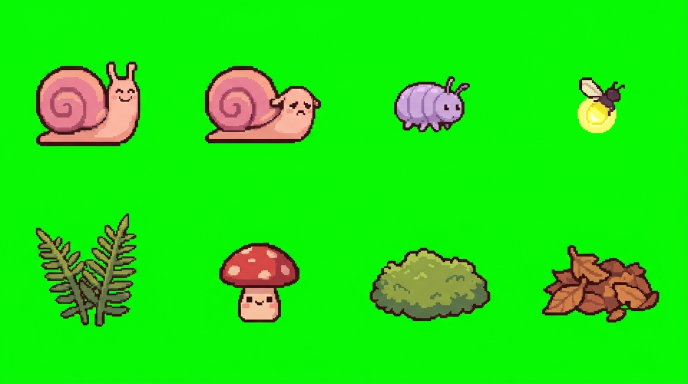
#> input picture art/flow/pixel/jgp-creatures-a.jpg, 1376 x 768 px, found by its file name (shown at 1/2 size)
$ python readme_art.py
#> lines starting #> are read from the running program, lines starting #| are printed output that depends on the picture; after the words box and inside, x2 and y2 are one past the last pixel; in counts of white or black regions, pixels touching at a corner belong together
# Images for README.md: pixel pipeline, cast sheet, neighbours, day/night. Whole-number scales only.
import shutil
import numpy as np
from PIL import Image, ImageDraw
PX = "assets/px/"; OUT = "docs/readme/"
CREAM, INK = (255, 248, 239), (107, 74, 58)
def sp(n, k):
    im = Image.open(PX + n + ".png").convert("RGBA"); return im.resize((im.width * k, im.height * k), Image.NEAREST)
def label(d, x, y, t, size=22, anchor="mt"): d.text((x, y), t, fill=INK, font_size=size, anchor=anchor)

shutil.copy("docs/preview/pixel-wow.gif", OUT + "hero.gif")

# pipeline: Flow JPG crop -> green key mask -> fitted pixel sprite
src = Image.open("art/flow/pixel/jgp-creatures-a.jpg").convert("RGB").crop((60, 110, 295, 300))
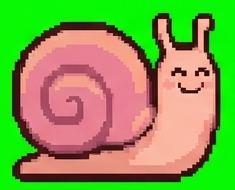
#> src: PIL image 235x190 RGB; mean R, G, B 130.9, 159.1, 77
a = np.asarray(src).astype(int); g = (a[..., 1] > 150) & (a[..., 0] < 120) & (a[..., 2] < 120)
#> after `g = (a[..., 1] > 150) & (a[..., 0] < 120) & (a[..., 2] < 120)`:
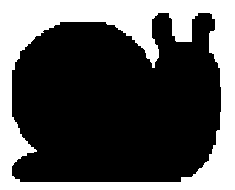
#> g: shape (190, 235) bool; 33.3% white; 1 white region, box (x1, y1, x2, y2) and area: (0, 0, 235, 190) 14857
mask = Image.fromarray(np.where(g, 255, 40).astype("uint8")).convert("RGB")
k = 2; P = (src.width * k, src.height * k)
#> after `P = (src.width * k, src.height * k)`: P = (470, 380)
panels = [src.resize(P, Image.NEAREST), mask.resize(P, Image.NEAREST)]
snail = sp("snail", 8); fit = Image.new("RGBA", P, CREAM + (255,)); fit.alpha_composite(snail, ((P[0] - snail.width) // 2, (P[1] - snail.height) // 2)); panels.append(fit)
#> (the run stopped early here; a loop or call above may not have finished)
